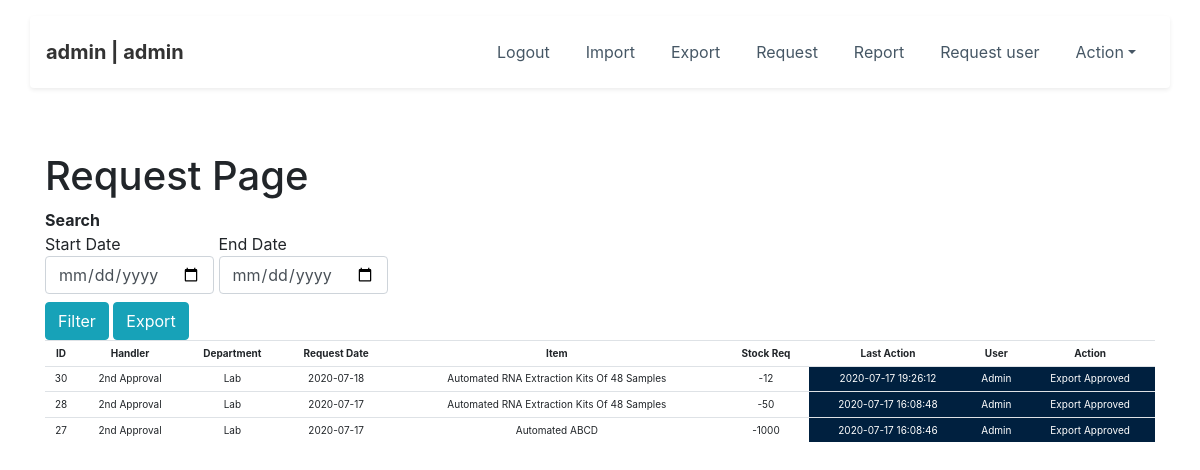
The app's page /request_user/ (signed in) with its own data.
### home/models.py (models this page shows)
class roles(models.Model):
	role_id=models.CharField(max_length=100,default='')
	role_name = models.CharField(max_length=100,default='')
	def __str__(self):
		return self.role_name

class stock_log3(models.Model):
	action_id=models.AutoField(primary_key=True)
	user_request=models.CharField(max_length=100,default='')
	user_handler=models.CharField(max_length=100,default='')
	date_input=models.CharField(max_length=100,default='')
	date_sys=models.CharField(max_length=100,default='')
	user_action=models.CharField(max_length=100,default='')
	item_name=models.CharField(max_length=100,default='')
	item_count=models.CharField(max_length=100,default='')
	item_other=models.CharField(max_length=100,default='')
	info_1=models.CharField(max_length=100,default='')
	info_2=models.CharField(max_length=100,default='')
	info_3=models.CharField(max_length=100,default='')
	info_4=models.CharField(max_length=100,default='')
	info_5=models.CharField(max_length=100,default='')
	info_6=models.CharField(max_length=100,default='')
	info_7=models.CharField(max_length=1000,default='')
	item_other=models.CharField(max_length=100,default='')
	department=models.CharField(max_length=100,default='')
	admin_name=models.CharField(max_length=100,default='')
	admin_date=models.CharField(max_length=100,default='')
	action_status=models.CharField(max_length=100,default='')

### home/views.py (the view, shortened to what this page needs)
# urls.py: path('request_user/', request_view_user,name="request_page_user"),
@login_required(login_url='../login')
def request_view_user(request):
	department_item,import_user,items,type_name,Action,user_req=get_params()
	can_access=['admin','client','warehouse']
	role_control=get_user_role(str(request.user))
	if role_control not in can_access:
		return render(request,"access_denied.html",{"role_control":role_control})
	all_data=stock_log3.objects.filter(user_request=str(request.user)).order_by('-date_sys')
	return render(request,"request_page_user.html",{"data_view":all_data,"role_control":role_control})

### home/views.py (called while the page is built)
def  get_params():
	department_item=department.objects.all()
	import_user=data_to_import.objects.all()
	items=item_name2.objects.all()
	type_name=import_type.objects.all()
	Action=stock_log3.objects.values('action_status').distinct()
	user_req=stock_log3.objects.values('user_request').distinct()
	return department_item,import_user,items,type_name,Action,user_req

def get_user_role(user):
	data_to_check=user_data.objects.filter(user_name=user)
	role=''
	for i in data_to_check:
		role=i.role_name
	return str(role)

### templates/request_page_user.html
{%  include 'nav.html'  %}
<div class="container">
<h1>Request Page</h1>
<strong>Search</strong>
<form action="." method="post">{% csrf_token %}
<label for="sd">Start Date<input required="true" value="{{ sd }}" class="form-control" type="date" name="start" id="sd"></label>
<label for="ed">End Date<input required="true" value="{{ ed }}" class="form-control" type="date" name="end" id="ed"></label>
<br>
<button name="action" value="filter" type="submit" class="btn btn-info">Filter</button>
<button name="action" value="Export" type="submit" class="btn btn-info">Export</button>
</form>
<table class="table table-sm"
style="text-align: center;">
	<tr>
<th>ID</th>
<th>Handler</th>
<th>Department</th>
<th>Request Date</th>
<th>item</th>
<th>Stock Req</th>
<th>Last Action</th>
<th >User</th>
<th >Action</th>
</tr>
{% for i in data_view %}
<tr>
<td>{{ i.action_id }}</td>
<td>{{ i.user_handler }}</td>
<td>{{ i.department }}</td>
<td>{{ i.date_input }}</td>
<td>{{ i.item_name }}</td>
<td>{{ i.item_count }}</td>
<td class="admin">{{ i.date_sys }}</td>
<td class="admin" >{{ i.admin_name }}</td>
<td class="admin" >{{ i.action_status }}</td>
</tr>
{%  endfor %}
</table>
</div>

### templates/nav.html (shortened to what this page needs)
<!DOCTYPE html>
<html>
<head>
    <link rel="stylesheet" href="/assets/bootstrap/css/bootstrap.min.css">
    <link rel="stylesheet" href="/assets/css/Google-Style-Login.css">
    <link rel="stylesheet" href="/assets/css/Navigation-Clean.css">
    <link rel="stylesheet" href="/assets/css/styles.css">
</head>
<body>
    <nav class="navbar navbar-light navbar-expand-md navigation-clean">
        <div class="container shadow-sm p-3 mb-5 bg-white rounded"><a class="navbar-brand" href="#">{{request.user}} | {{ role_control }}</a>
            <div class="collapse navbar-collapse"
                id="navcol-1">
                <ul class="nav navbar-nav ml-auto">
                    <li class="nav-item custom" role="presentation"><a class="nav-link" href="{% url 'logout_page' %}">Logout</a></li>
                    {%  if role_control == "admin" %}
                    <li class="nav-item custom" role="presentation"><a class="nav-link" href="{% url 'import_page' %}">Import</a></li>
                    <li class="nav-item custom" role="presentation"><a class="nav-link" href="{% url 'export_page' %}">Export</a></li>
                    <li class="nav-item custom" role="presentation"><a class="nav-link" href="{% url 'request_page' %}">Request</a></li>
                    <li class="nav-item custom" role="presentation"><a class="nav-link" href="{% url 'report_page' %}">Report</a></li>
                    <li class="nav-item custom" role="presentation"><a class="nav-link" href="{% url 'request_page_user' %}">Request user</a></li>
                    <li class="nav-item dropdown"><a class="dropdown-toggle nav-link" data-toggle="dropdown" aria-expanded="false" href="#">Action</a>
                    </li>
                    {% endif %}
                </ul>
            </div>
        </div>
    </nav>
</body>
</html>

### assets/css/Navigation-Clean.css (style rules this page uses)
.navigation-clean { background: #fff; padding-top: .75rem; padding-bottom: .75rem; color: #333; border-radius: 0; box-shadow: none; border: none; margin-bottom: 0; }
@media (min-width:768px) { .navigation-clean { padding-top: 1rem; padding-bottom: 1rem; } }
.navigation-clean .navbar-brand { font-weight: bold; color: inherit; }
.navigation-clean .navbar-collapse, .navigation-clean .form-inline { border-top-color: #ddd; }
.navigation-clean.navbar .navbar-nav .nav-link { padding-left: 18px; padding-right: 18px; }
.navigation-clean.navbar-light .navbar-nav .nav-link { color: #465765; }

### templates/nav.html (style rules this page uses)
table { font-size: 10px; }
.admin { color: #FFFFFFFF; background-color:#00203FFF ; text-align: center; }
table { text-transform: capitalize; }

### records on screen
roles: role_name "admin"
stock_log3: action_id "30", user_handler "2nd Approval", department "Lab", date_input "2020-07-18", item_name "Automated RNA Extraction Kits Of 48 Samples", item_count "-12", date_sys "2020-07-17 19:26:12", admin_name "Admin", action_status "Export Approved"
stock_log3: action_id "28", user_handler "2nd Approval", department "Lab", date_input "2020-07-17", item_name "Automated RNA Extraction Kits Of 48 Samples", item_count "-50", date_sys "2020-07-17 16:08:48", admin_name "Admin", action_status "Export Approved"
stock_log3: action_id "27", user_handler "2nd Approval", department "Lab", date_input "2020-07-17", item_name "Automated ABCD", item_count "-1000", date_sys "2020-07-17 16:08:46", admin_name "Admin", action_status "Export Approved"

### other values on screen
{{ request.user }} "admin"
